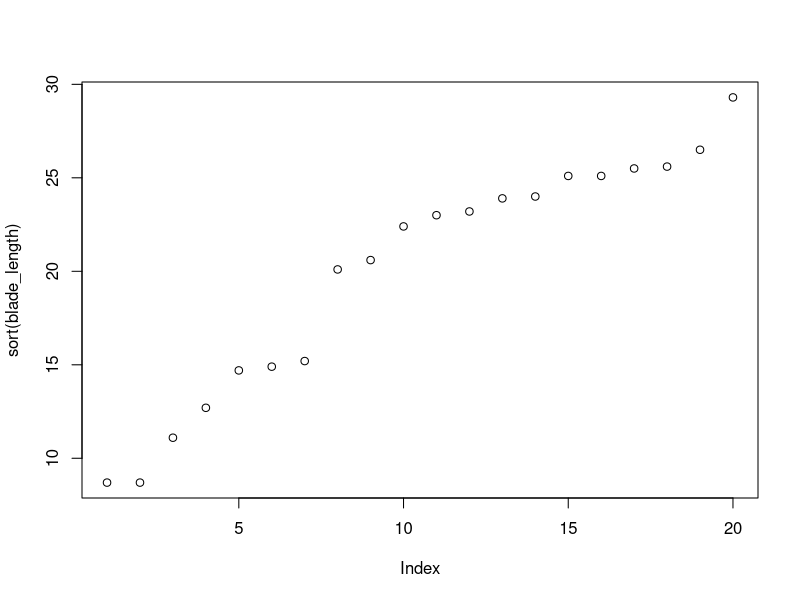
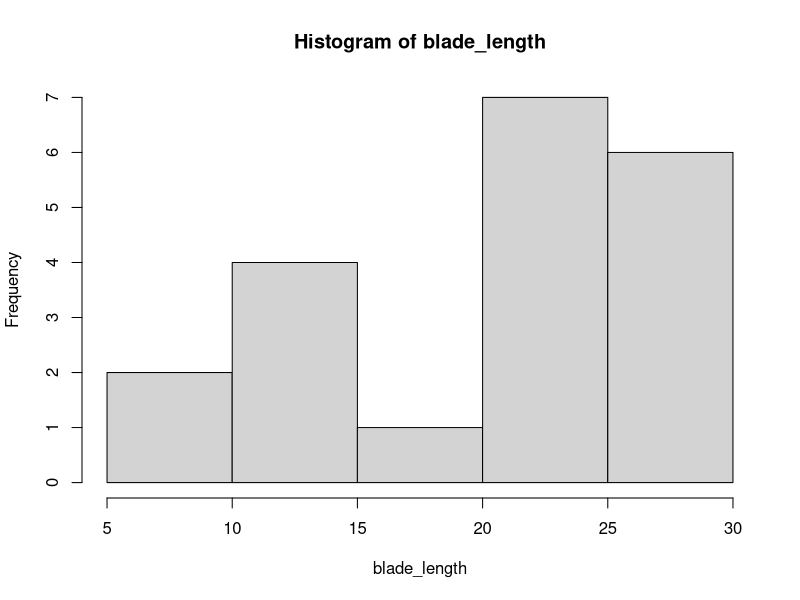
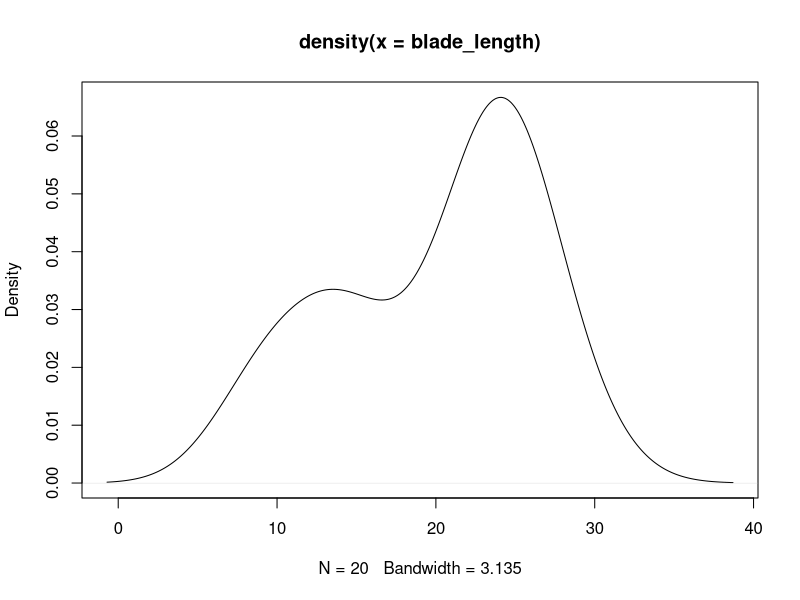
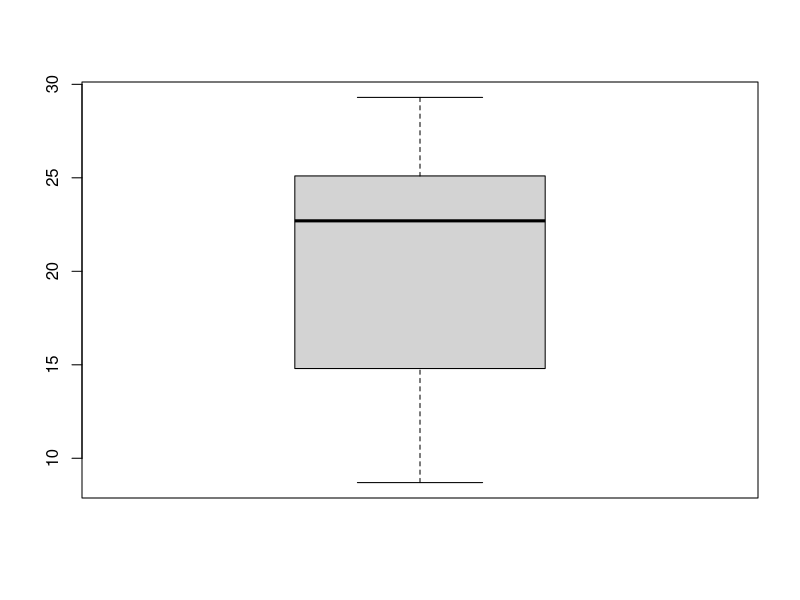
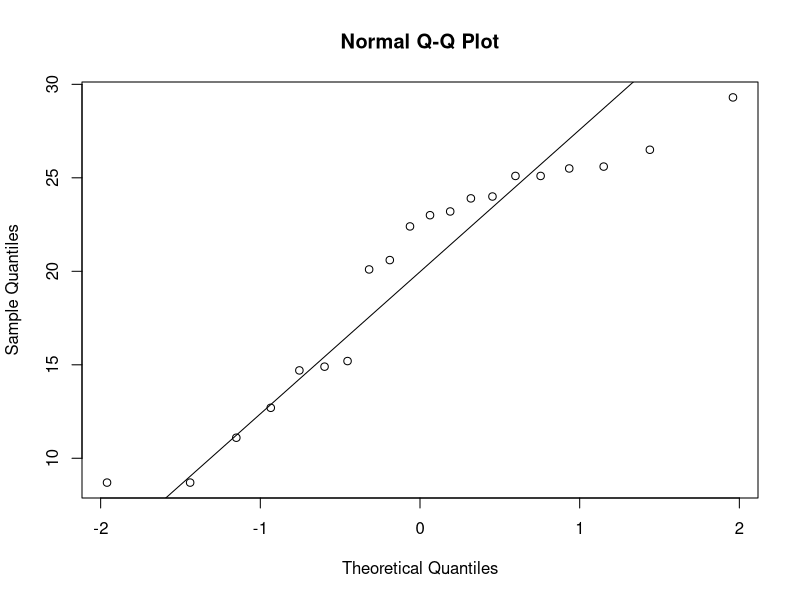
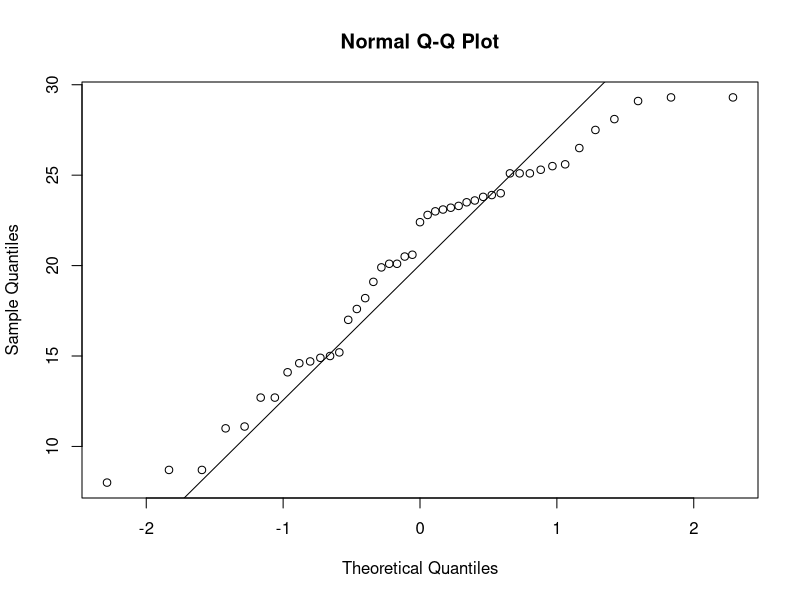
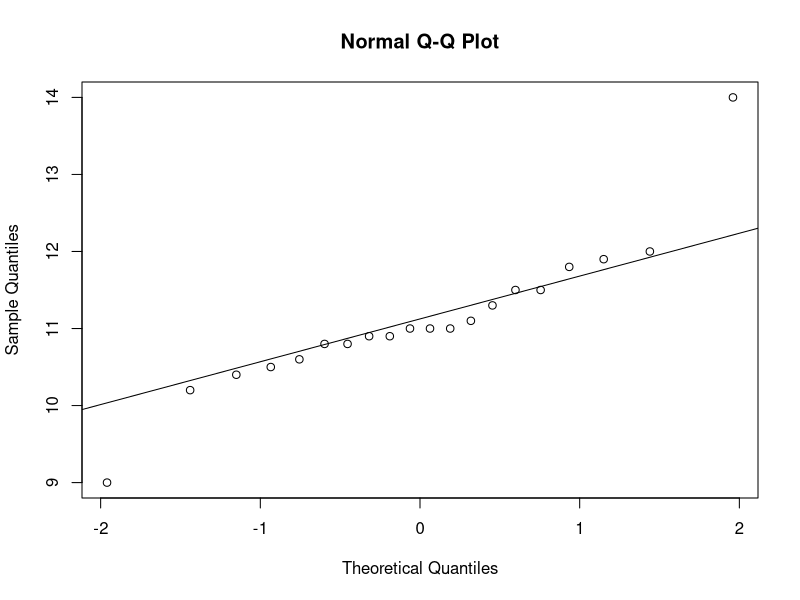
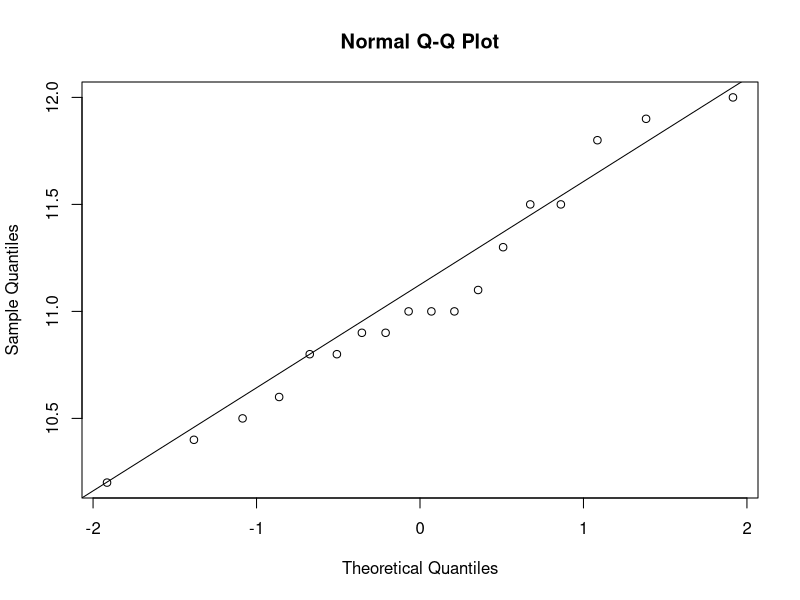

These charts were generated, in order, by the following R code:
## ---- chunk 1
#knitr::opts_knit$set(root.dir = '07_session/')
xfun::pkg_load2(c("htmltools", "mime", "DiagrammeR"))
remove(list = ls())
## ---- chunk 2
library(DiagrammeR)

grViz("digraph {
      # node definitions with substituted label text
      node [fontname = Helvetica, shape = rectangle]        
      tab1 [label = '@@1', shape='diamond']
      tab2 [label = '@@2', shape='diamond']
      tab3 [label = '@@3']
      tab4 [label = '@@4']
      tab5 [label = '@@5']

      # edge definitions with the node IDs
      tab1 -> tab2[label='yes'];
      tab2 -> tab3[label='yes'];
      tab2 -> tab4[label='no'];
      tab1 -> tab5[label='no'];
      }

      [1]: 'normal distributed?\\nks.test; shapiro.test'
      [2]: 'homogenous variances?\\nf.test'
      [3]: 't.test'
      [4]: 't.test with \\n welch correction'
      [5]: 'Non-Parametric Tests'
      ")

## ---- chunk 3
blade_length<-c(14.9, 24.0, 8.7, 29.3, 25.5, 23.9, 22.4,
                12.7, 8.7, 25.1, 25.6, 14.7, 23.0, 23.2,
                26.5, 11.1, 15.2, 20.6, 20.1, 25.1)
## ---- chunk 4
ks.test(blade_length,"pnorm",mean(blade_length),sd(blade_length))
## ---- chunk 5
shapiro.test(blade_length)
## ---- chunk 6
plot(sort(blade_length))
## ---- chunk 7
hist(blade_length)
plot(density(blade_length))
## ---- chunk 8
boxplot(blade_length)
## ---- chunk 9
qqnorm(blade_length)
qqline(blade_length)
## ---- chunk 10
blade_length <- read.csv("blade_length.csv")
shapiro.test(blade_length$length)

qqnorm(blade_length$length)
qqline(blade_length$length)
## ---- chunk 11
dressel <- read.csv2("henkel_amphoren.csv")
## ---- chunk 12
shapiro.test(dressel$henkellaenge)
## ---- chunk 13
qqnorm(dressel$henkellaenge)
qqline(dressel$henkellaenge)
## ---- chunk 14
outliers <- c(which.max(dressel$henkellaenge),
              which.min(dressel$henkellaenge)
              )

shapiro.test(dressel$henkellaenge[-outliers])
qqnorm(dressel$henkellaenge[-outliers])
qqline(dressel$henkellaenge[-outliers])
## ---- chunk 15
var.test(length~site,data=blade_length)
## ---- chunk 16
marae <- read.csv("marae.csv")
## ---- chunk 17
head(marae)
str(marae)
## ---- chunk 18
var.test(size ~ valley, data = marae)
## ---- chunk 19
boxplot(size ~ valley, data = marae)
## ---- chunk 20
t.test(length ~ site, data=blade_length, var.equal=T)
## ---- chunk 21
marae <- read.csv("marae.csv")
## ---- chunk 22
t.test(size ~ valley, data = marae, var.equal = T)
## ---- chunk 23
boxplot(size ~ valley, data = marae, notch=T)
## ---- chunk 24
blade_length3 <- read.csv("blade_length3.csv")

var.test(length ~ site, data = blade_length3)
## ---- chunk 25
A <- rnorm(20)
B <- rnorm(20) + 0.5
## ---- chunk 26
t.test(A,B, var.equal=T)
## ---- chunk 27
t.test(A,B, data=sim_data)
## ---- chunk 28
settlements <- read.csv("settlements.csv")
{{settlements$wetness <- factor(settlements$wetness)}}
head(settlements)

table(settlements$wetness)
## ---- chunk 29
p.adjust(c(0.2869584, 1.939408e-07, 3.436855e-05), method = "bonferroni")
## ---- chunk 30
pairwise.t.test(
   settlements$size,
   settlements$wetness,
   p.adjust="bonferroni")
## ---- chunk 31
humid <- subset(settlements, wetness=="humid")$size
arid <- subset(settlements, wetness=="arid")$size
medium <- subset(settlements, wetness=="medium")$size

m_h <- mean(humid)
m_a <- mean(arid)
m_m <- mean(medium)

m_t <- mean(c(m_h,m_a,m_m))

mssb <- ((m_t - m_h)^2*length(humid) + (m_t - m_a)^2*length(arid) + (m_t - m_m)^2*length(medium))/
   2

mssw <- sum((humid - m_h)^2 + (arid - m_a)^2 + (medium - m_m)^2)/
   (nrow(settlements)-3)
## ---- chunk 32
# Subdivide the data set
humid <- subset(settlements, wetness=="humid")$size
arid <- subset(settlements, wetness=="arid")$size
medium <- subset(settlements, wetness=="medium")$size

# Calculate the group means
m_h <- mean(humid)
m_a <- mean(arid)
m_m <- mean(medium)

# Calculate the overall mean
m_o <- mean(c(m_h,m_a,m_m))

# Numerator, the Mean Sum of Squares of the Group Means
mssb <- ((m_o - m_h)^2*length(humid) + (m_o - m_a)^2*length(arid) + (m_o - m_m)^2*length(medium))/
   2
# Denominator, the Mean Sum of Squares of the within the Groups
mssw <- sum((humid - m_h)^2 + (arid - m_a)^2 + (medium - m_m)^2)/
   (nrow(settlements)-3)

# Final Result
mssb/mssw
## ---- chunk 33
summary(aov(size~wetness, data=settlements))
## ---- chunk 34
boxplot(size~wetness, data=settlements)
## ---- chunk 35
summary.lm(aov(size~wetness, data=settlements))
## ---- chunk 36
wetness.new<-relevel(settlements$wetness, ref ="medium")
summary.lm(aov(settlements$size~wetness.new))
## ---- chunk 37
boxplot(size~regions, data=settlements)
## ---- chunk 38
interaction.plot(
   settlements$wetness,
   settlements$regions,
   settlements$size)
## ---- chunk 39
summary(aov(size ~ wetness * regions, data = settlements))
